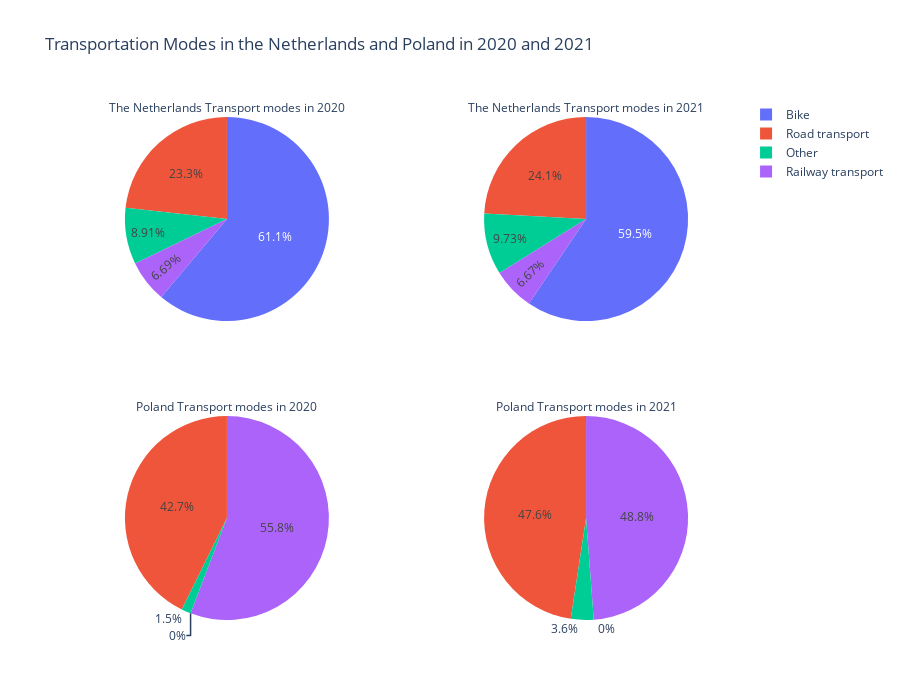

The notebook cell saved with this chart:
### Markdown cell above
This graph dipicts the proportion of each transportation mode of the two countries in the year 2020 and 2021.

### Code cell
# extract columns to be visualized
nl_2020 = mode_percentage[
    (mode_percentage['Year'] == 2020) &
    (mode_percentage['Country'] == 'The Netherlands')]

nl_2021 = mode_percentage[
    (mode_percentage['Year'] == 2021) &
    (mode_percentage['Country'] == 'The Netherlands')]

pl_2020 = mode_percentage[
    (mode_percentage['Year'] == 2020) &
    (mode_percentage['Country'] == 'Poland')]

pl_2021 = mode_percentage[
    (mode_percentage['Year'] == 2021) &
    (mode_percentage['Country'] == 'Poland')]

# create figure
fig = make_subplots(rows=2, cols=2, specs=[[{"type": "pie"}, {"type": "pie"}],[{"type": "pie"},{"type": "pie"}]])

# draw each subplot
fig.add_trace(go.Pie(
     values = nl_2020['Percentage'],
     labels = nl_2020['Travel Modes'],
     domain = dict(x=[0, 0.5], y=[0, 0.5]),
     title = "The Netherlands Transport modes in 2020"), 
     row=1, col=1)

fig.add_trace(go.Pie(
     values = nl_2021['Percentage'],
     labels = nl_2021['Travel Modes'],
     domain = dict(x=[0.5, 1], y=[0, 0.5]),
     title = "The Netherlands Transport modes in 2021"), 
     row=1, col=2)

fig.add_trace(go.Pie(
     values = pl_2020['Percentage'],
     labels = pl_2020['Travel Modes'],
     domain = dict(x=[0, 0.5], y=[0.5, 1]),
     title = "Poland Transport modes in 2020"), 
     row=2, col=1)

fig.add_trace(go.Pie(
     values = pl_2021['Percentage'],
     labels = pl_2021['Travel Modes'],
     domain = dict(x=[0.5, 1], y=[0.5, 1]),
     title = "Poland Transport modes in 2021"), 
     row=2, col=2)

fig.update_layout(height=700, width=900, title_text="Transportation Modes in the Netherlands and Poland in 2020 and 2021")
fig.show()

### Figure 1 — Plotly figure (JSON) as saved in the notebook; plotly's stock layout.template omitted (floating-point values rounded to 4 significant figures)
{"data": [{"domain": {"x": [0, 0.45], "y": [0.575, 1]}, "labels": ["Bike", "Other", "Road transport", "Railway transport"], "title": {"text": "The Netherlands Transport modes in 2020"}, "type": "pie", "values": [61.14, 8.91, 23.26, 6.69]}, {"domain": {"x": [0.55, 1], "y": [0.575, 1]}, "labels": ["Bike", "Other", "Road transport", "Railway transport"], "title": {"text": "The Netherlands Transport modes in 2021"}, "type": "pie", "values": [59.47, 9.73, 24.13, 6.67]}, {"domain": {"x": [0, 0.45], "y": [0, 0.425]}, "labels": ["Railway transport", "Road transport", "Other", "Bike"], "title": {"text": "Poland Transport modes in 2020"}, "type": "pie", "values": [55.8, 42.7, 1.5, 0]}, {"domain": {"x": [0.55, 1], "y": [0, 0.425]}, "labels": ["Railway transport", "Road transport", "Other", "Bike"], "title": {"text": "Poland Transport modes in 2021"}, "type": "pie", "values": [48.8, 47.6, 3.6, 0]}], "layout": {"height": 700, "title": {"text": "Transportation Modes in the Netherlands and Poland in 2020 and 2021"}, "width": 900}}
